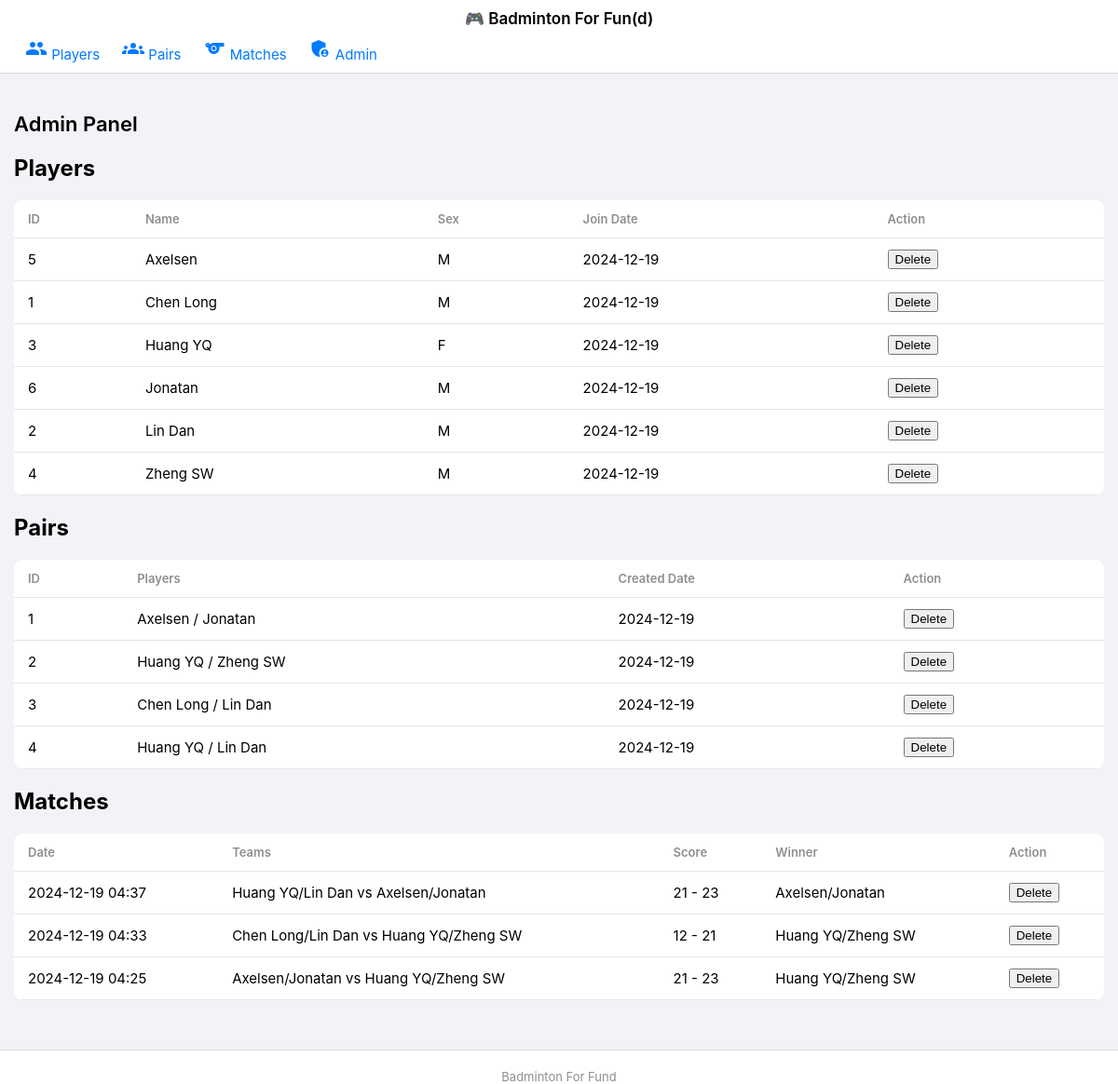
The page /admin on the database its author committed.
### app.py (models this page shows, shortened)
class Player(db.Model):
    id = db.Column(db.Integer, primary_key=True)
    name = db.Column(db.String(80), nullable=False, unique=True)
    sex = db.Column(db.Enum(Sex), nullable=False, default=Sex.U)
    join_date = db.Column(db.DateTime, default=datetime.utcnow)
    is_active = db.Column(db.Boolean, default=True)
    elo_rating = db.Column(db.Float, default=1200.0)

class Pair(db.Model):
    id = db.Column(db.Integer, primary_key=True)
    player1_id = db.Column(db.Integer, db.ForeignKey('player.id'), nullable=False)
    player2_id = db.Column(db.Integer, db.ForeignKey('player.id'), nullable=False)
    created_date = db.Column(db.DateTime, default=datetime.utcnow)
    elo_rating = db.Column(db.Float, default=1200.0)
    player1 = db.relationship('Player', foreign_keys=[player1_id])
    player2 = db.relationship('Player', foreign_keys=[player2_id])
    __table_args__ = (
        db.UniqueConstraint('player1_id', 'player2_id', name='unique_pair'),
    )

class DoubleMatch(db.Model):
    id = db.Column(db.Integer, primary_key=True)
    team1_pair_id = db.Column(db.Integer, db.ForeignKey('pair.id'), nullable=False)
    team2_pair_id = db.Column(db.Integer, db.ForeignKey('pair.id'), nullable=False)
    team1_score = db.Column(db.Integer, nullable=False)
    team2_score = db.Column(db.Integer, nullable=False)
    winner_pair_id = db.Column(db.Integer, db.ForeignKey('pair.id'), nullable=False)
    match_date = db.Column(db.DateTime, default=datetime.utcnow)
    team1_pair = db.relationship('Pair', foreign_keys=[team1_pair_id])
    team2_pair = db.relationship('Pair', foreign_keys=[team2_pair_id])
    winner_pair = db.relationship('Pair', foreign_keys=[winner_pair_id])

### app.py (the view)
@app.route('/admin')
def admin():
    players = Player.query.order_by(Player.name).all()
    pairs = Pair.query.all()
    double_matches = DoubleMatch.query.order_by(DoubleMatch.match_date.desc()).all()
    return render_template('admin.html',
                         players=players,
                         pairs=pairs,
                         double_matches=double_matches)

### templates/admin.html (shortened to what this page needs)
{% extends "base.html" %}
{% block content %}
<div class="header">
    <h1>Admin Panel</h1>
</div>
<div class="admin-section">
    <h2>Players</h2>
    <div class="table-container">
        <table>
            <thead>
                <tr>
                    <th>ID</th>
                    <th>Name</th>
                    <th>Sex</th>
                    <th>Join Date</th>
                    <th>Action</th>
                </tr>
            </thead>
            <tbody>
                {% for player in players %}
                <tr>
                    <td>{{ player.id }}</td>
                    <td>{{ player.name }}</td>
                    <td>{{ player.sex.value }}</td>
                    <td>{{ player.join_date.strftime('%Y-%m-%d') }}</td>
                    <td>
                        <form method="POST" action="{{ url_for('delete_player', id=player.id) }}"
                              onsubmit="return confirm('Are you sure you want to delete this player?');">
                            <button type="submit" class="btn-delete">Delete</button>
                        </form>
                    </td>
                </tr>
                {% endfor %}
            </tbody>
        </table>
    </div>
</div>
<div class="admin-section">
    <h2>Pairs</h2>
    <div class="table-container">
        <table>
            <thead>
                <tr>
                    <th>ID</th>
                    <th>Players</th>
                    <th>Created Date</th>
                    <th>Action</th>
                </tr>
            </thead>
            <tbody>
                {% for pair in pairs %}
                <tr>
                    <td>{{ pair.id }}</td>
                    <td>{{ pair.player1.name }} / {{ pair.player2.name }}</td>
                    <td>{{ pair.created_date.strftime('%Y-%m-%d') }}</td>
                    <td>
                        <form method="POST" action="{{ url_for('delete_pair', id=pair.id) }}"
                              onsubmit="return confirm('Are you sure you want to delete this pair?');">
                            <button type="submit" class="btn-delete">Delete</button>
                        </form>
                    </td>
                </tr>
                {% endfor %}
            </tbody>
        </table>
    </div>
</div>
<div class="admin-section">
    <h2>Matches</h2>
    <div class="table-container">
        <table>
            <thead>
                <tr>
                    <th>Date</th>
                    <th>Teams</th>
                    <th>Score</th>
                    <th>Winner</th>
                    <th>Action</th>
                </tr>
            </thead>
            <tbody>
                {% for match in double_matches %}
                <tr>
                    <td>{{ match.match_date.strftime('%Y-%m-%d %H:%M') }}</td>
                    <td>
                        {{ match.team1_pair.player1.name }}/{{ match.team1_pair.player2.name }}
                        vs
                        {{ match.team2_pair.player1.name }}/{{ match.team2_pair.player2.name }}
                    </td>
                    <td>{{ match.team1_score }} - {{ match.team2_score }}</td>
                    <td>
                        {{ match.winner_pair.player1.name }}/{{ match.winner_pair.player2.name }}
                    </td>
                    <td>
                        <form method="POST" action="{{ url_for('delete_double_match', id=match.id) }}"
                              onsubmit="return confirm('Are you sure you want to delete this match?');">
                            <button type="submit" class="btn-delete">Delete</button>
                        </form>
                    </td>
                </tr>
                {% endfor %}
            </tbody>
        </table>
    </div>
</div>
{% endblock %}

### static/style.css (style rules this page uses)
:root { --primary-color: #007AFF; --success-color: #34C759; --danger-color: #FF3B30; --background-color: #F2F2F7; --card-background: #FFFFFF; --text-color: #000000; --text-secondary: #8E8E93; }
body { margin: 0; padding: 0; font-family: -apple-system, BlinkMacSystemFont, sans-serif; background: var(--background-color); color: var(--text-color); -webkit-font-smoothing: antialiased; }
.table-container { background: var(--card-background); border-radius: 10px; margin: 10px 0; overflow-x: auto; -webkit-overflow-scrolling: touch; }
table { width: 100%; border-collapse: collapse; }
th { background: var(--card-background); padding: 12px 15px; text-align: left; font-weight: 600; font-size: 13px; color: var(--text-secondary); border-bottom: 1px solid rgba(0,0,0,0.1); }
td { padding: 12px 15px; border-bottom: 1px solid rgba(0,0,0,0.1); font-size: 15px; }
.header { display: flex; justify-content: space-between; align-items: center; margin-bottom: 20px; }
.header h1 { font-size: 22px; font-weight: 600; margin: 0; }

### rows shown on the page
Player: id "5", name "Axelsen", sex.value "M", join_date "2024-12-19"
Player: id "1", name "Chen Long", sex.value "M", join_date "2024-12-19"
Player: id "3", name "Huang YQ", sex.value "F", join_date "2024-12-19"
Player: id "6", name "Jonatan", sex.value "M", join_date "2024-12-19"
Player: id "2", name "Lin Dan", sex.value "M", join_date "2024-12-19"
Player: id "4", name "Zheng SW", sex.value "M", join_date "2024-12-19"
Pair: id "1", player1.name "Axelsen", player2.name "Jonatan", created_date "2024-12-19"
Pair: id "2", player1.name "Huang YQ", player2.name "Zheng SW", created_date "2024-12-19"
Pair: id "3", player1.name "Chen Long", player2.name "Lin Dan", created_date "2024-12-19"
Pair: id "4", player1.name "Huang YQ", player2.name "Lin Dan", created_date "2024-12-19"
DoubleMatch: match_date "2024-12-19 04:37", team1_pair.player1.name "Huang YQ", team1_pair.player2.name "Lin Dan", team2_pair.player1.name "Axelsen", team2_pair.player2.name "Jonatan", team1_score "21", team2_score "23", winner_pair.player1.name "Axelsen", winner_pair.player2.name "Jonatan"
DoubleMatch: match_date "2024-12-19 04:33", team1_pair.player1.name "Chen Long", team1_pair.player2.name "Lin Dan", team2_pair.player1.name "Huang YQ", team2_pair.player2.name "Zheng SW", team1_score "12", team2_score "21", winner_pair.player1.name "Huang YQ", winner_pair.player2.name "Zheng SW"
DoubleMatch: match_date "2024-12-19 04:25", team1_pair.player1.name "Axelsen", team1_pair.player2.name "Jonatan", team2_pair.player1.name "Huang YQ", team2_pair.player2.name "Zheng SW", team1_score "21", team2_score "23", winner_pair.player1.name "Huang YQ", winner_pair.player2.name "Zheng SW"
